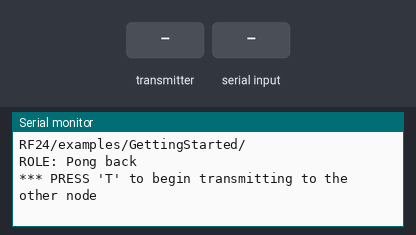
A sketch run on a simulated Arduino Uno, built with avr-gcc and run on an emulated ATmega328P. Shown: the last lines printed to the serial monitor. The inputs (shaded band) are chosen by the test bench. No radio packets arrive unless stated.

Above: at 1.2 s.
1.3 s: the transmitter starts sending get_aRec = 0
At 1.37 s:
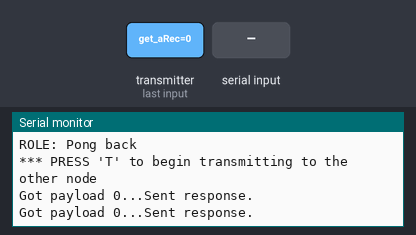
3.2 s: "T" received over Serial
At 4.0 s:
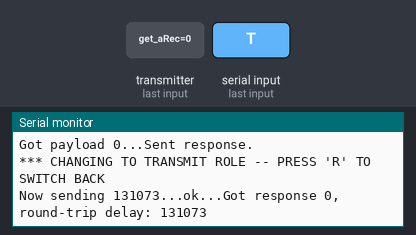
4.7 s: "R" received over Serial
At 5.33 s:
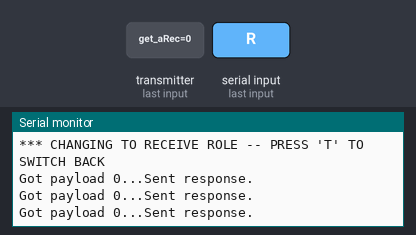

The sketch:

GettingStarted.ino
```cpp
// (licence header left out)
/**
 * Example for Getting Started with nRF24L01+ radios.
 *
 * This is an example of how to use the RF24 class.  Write this sketch to two
 * different nodes.  Put one of the nodes into 'transmit' mode by connecting
 * with the serial monitor and sending a 'T'.  The ping node sends the current
 * time to the pong node, which responds by sending the value back.  The ping
 * node can then see how long the whole cycle took.
 */

#include <SPI.h>
#include "nRF24L01.h"
#include "RF24.h"
#include "printf.h"

//
// Hardware configuration
//

// Set up nRF24L01 radio on SPI bus plus pins 9 & 10

RF24 radio(9,10);

//
// Topology
//

// Radio pipe addresses for the 2 nodes to communicate.
const uint64_t pipes[2] = { 0xF0F0F0F0E1LL, 0xF0F0F0F0D2LL };

struct record
{
    int one;
    int two;
    int three;
};

typedef struct record Record;
//
// Role management
//
// Set up role.  This sketch uses the same software for all the nodes
// in this system.  Doing so greatly simplifies testing.
//

// The various roles supported by this sketch
typedef enum { role_ping_out = 1, role_pong_back } role_e;

// The debug-friendly names of those roles
const char* role_friendly_name[] = { "invalid", "Ping out", "Pong back"};

// The role of the current running sketch
role_e role = role_pong_back;

void setup(void)
{
  //
  // Print preamble
  //

  Serial.begin(57600);
  printf_begin();
  printf("\n\rRF24/examples/GettingStarted/\n\r");
  printf("ROLE: %s\n\r",role_friendly_name[role]);
  printf("*** PRESS 'T' to begin transmitting to the other node\n\r");

  //
  // Setup and configure rf radio
  //

  radio.begin();

  // optionally, increase the delay between retries & # of retries
  radio.setRetries(15,15);

  // optionally, reduce the payload size.  seems to
  // improve reliability
  radio.setPayloadSize(8);

  //
  // Open pipes to other nodes for communication
  //

  // This simple sketch opens two pipes for these two nodes to communicate
  // back and forth.
  // Open 'our' pipe for writing
  // Open the 'other' pipe for reading, in position #1 (we can have up to 5 pipes open for reading)

  if ( role == role_ping_out )
  {
    radio.openWritingPipe(pipes[0]);
    radio.openReadingPipe(1,pipes[1]);
  }
  else
  {
    radio.openWritingPipe(pipes[1]);
    radio.openReadingPipe(1,pipes[0]);
  }

  //
  // Start listening
  //

  radio.startListening();

  //
  // Dump the configuration of the rf unit for debugging
  //

  radio.printDetails();
}

void loop(void)
{
  //
  // Ping out role.  Repeatedly send the current time
  //

  if (role == role_ping_out)
  {
    // First, stop listening so we can talk.
    radio.stopListening();

    // Take the time, and send it.  This will block until complete
   // unsigned long time = millis();

    Record aRec;
    aRec.one = 1;
    aRec.two = 2;
    aRec.three = 3;

    printf("Now sending %lu...",aRec);
    bool ok = radio.write( &aRec, sizeof(aRec) );


    if (ok)
      printf("ok...");
    else
      printf("failed.\n\r");

    // Now, continue listening
    radio.startListening();

    // Wait here until we get a response, or timeout (250ms)
    unsigned long started_waiting_at = millis();
    bool timeout = false;
    while ( ! radio.available() && ! timeout )
      if (millis() - started_waiting_at > 200 )
        timeout = true;

    // Describe the results
    if ( timeout )
    {
      printf("Failed, response timed out.\n\r");
    }
    else
    {
      // Grab the response, compare, and send to debugging spew
     unsigned long  get_aRec;

      radio.read( &get_aRec, sizeof(get_aRec) );

      // Spew it
      printf("Got response %lu, round-trip delay: %lu\n\r",get_aRec);
    }

    // Try again 1s later
    delay(1000);
  }

  //
  // Pong back role.  Receive each packet, dump it out, and send it back
  //

  if ( role == role_pong_back )
  {
    // if there is data ready
    if ( radio.available() )
    {
      // Dump the payloads until we've gotten everything
      unsigned long get_aRec;
      bool done = false;
      while (!done)
      {
        // Fetch the payload, and see if this was the last one.
        done = radio.read( &get_aRec, sizeof(unsigned long) );

        // Spew it
        printf("Got payload %lu...",get_aRec);

	// Delay just a little bit to let the other unit
	// make the transition to receiver
	delay(20);
      }

      // First, stop listening so we can talk
      radio.stopListening();

      // Send the final one back.
      radio.write( &get_aRec, sizeof(unsigned long) );
      printf("Sent response.\n\r");

      // Now, resume listening so we catch the next packets.
      radio.startListening();
    }
  }

  //
  // Change roles
  //

  if ( Serial.available() )
  {
    char c = toupper(Serial.read());
    if ( c == 'T' && role == role_pong_back )
    {
      printf("*** CHANGING TO TRANSMIT ROLE -- PRESS 'R' TO SWITCH BACK\n\r");

      // Become the primary transmitter (ping out)
      role = role_ping_out;
      radio.openWritingPipe(pipes[0]);
      radio.openReadingPipe(1,pipes[1]);
    }
    else if ( c == 'R' && role == role_ping_out )
    {
      printf("*** CHANGING TO RECEIVE ROLE -- PRESS 'T' TO SWITCH BACK\n\r");

      // Become the primary receiver (pong back)
      role = role_pong_back;
      radio.openWritingPipe(pipes[1]);
      radio.openReadingPipe(1,pipes[0]);
    }
  }
}
// vim:cin:ai:sts=2 sw=2 ft=cpp
```

printf.h
```cpp
// (licence header left out)
/**
 * @file printf.h
 *
 * Setup necessary to direct stdout to the Arduino Serial library, which
 * enables 'printf'
 */

#ifndef __PRINTF_H__
#define __PRINTF_H__

#ifdef ARDUINO

int serial_putc( char c, FILE * )
{
  Serial.write( c );

  return c;
}

void printf_begin(void)
{
  fdevopen( &serial_putc, 0 );
}

#else
#error This example is only for use on Arduino.
#endif // ARDUINO

#endif // __PRINTF_H__
```

Measured:
- after the input at 1.3 s, the serial monitor: prints a new line at once (image 1)
- after the input at 3.2 s, the serial monitor: prints a new line at once (image 2)
- after the input at 4.7 s, the serial monitor: prints a new line after 0.51 s (image 3)
